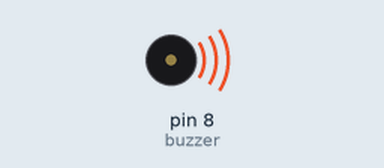
The sketch below on a simulated Arduino Uno, built with avr-gcc and run on an emulated ATmega328P. Parts: buzzer (waves = sounding).

Above: at 0.1 s.
Timing chart, 0 to 40.0 s (numbered marks = the images above):
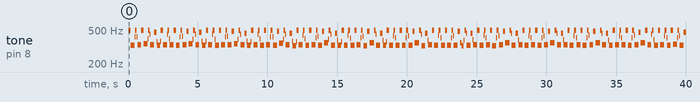

The sketch:

pro-6-non-power-buzzer.ino
```cpp
int buzzer = 8;

void setup() {
  // put your setup code here, to run once:
  pinMode(buzzer, OUTPUT);

}

void loop() {
  // put your main code here, to run repeatedly:
  unsigned char i,j;
  while (1) {
    for (int i=0; i<80; i++) {
      digitalWrite(buzzer, HIGH);
      delay(1);
      digitalWrite(buzzer, LOW);
      delay(1);
    }

    for (int i=0; i<100; i++) {
      digitalWrite(buzzer, HIGH);
      delay(1);
      digitalWrite(buzzer, LOW);
      delay(2);
    }
  }
}
```

Measured:
- by itself, tone on pin 8 (buzzer): plays 496 Hz for 0.16 s, 332 Hz for 0.28 s, 418 Hz for 0.04 s, 496 Hz for 0.12 s, 418 Hz for 0.04 s, 336 Hz for 0.28 s … (260 notes in this stretch)
